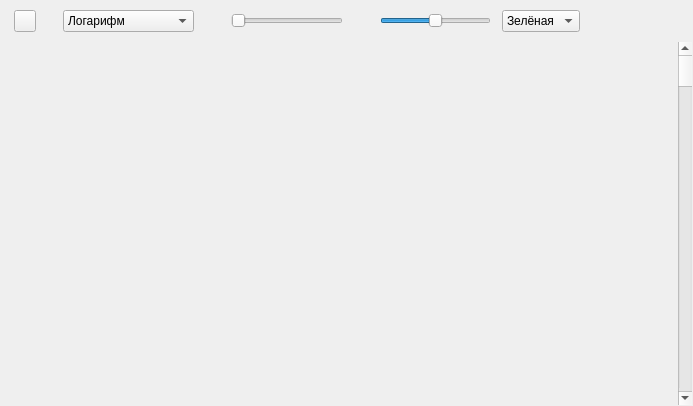
<?xml version="1.0" encoding="UTF-8"?>
<ui version="4.0">
 <class>GraphicWidget</class>
 <widget class="QWidget" name="GraphicWidget">
  <property name="geometry">
   <rect>
    <x>0</x>
    <y>0</y>
    <width>693</width>
    <height>406</height>
   </rect>
  </property>
  <property name="windowTitle">
   <string>Form</string>
  </property>
  <layout class="QVBoxLayout" name="verticalLayout" stretch="0,5">
   <property name="spacing">
    <number>1</number>
   </property>
   <property name="leftMargin">
    <number>1</number>
   </property>
   <property name="topMargin">
    <number>1</number>
   </property>
   <property name="rightMargin">
    <number>1</number>
   </property>
   <property name="bottomMargin">
    <number>1</number>
   </property>
   <item>
    <layout class="QHBoxLayout" name="horizontalLayout_2">
     <item>
      <layout class="QHBoxLayout" name="horizontalLayout_7">
       <property name="spacing">
        <number>0</number>
       </property>
       <item>
        <spacer name="horizontalSpacer_13">
         <property name="orientation">
          <enum>Qt::Horizontal</enum>
         </property>
         <property name="sizeType">
          <enum>QSizePolicy::Maximum</enum>
         </property>
         <property name="sizeHint" stdset="0">
          <size>
           <width>13</width>
           <height>20</height>
          </size>
         </property>
        </spacer>
       </item>
       <item>
        <widget class="QToolButton" name="orientationToolButton">
         <property name="minimumSize">
          <size>
           <width>22</width>
           <height>22</height>
          </size>
         </property>
         <property name="maximumSize">
          <size>
           <width>22</width>
           <height>22</height>
          </size>
         </property>
         <property name="toolTip">
          <string>Изменение направления оси времени</string>
         </property>
         <property name="text">
          <string/>
         </property>
        </widget>
       </item>
       <item>
        <spacer name="horizontalSpacer_14">
         <property name="orientation">
          <enum>Qt::Horizontal</enum>
         </property>
         <property name="sizeType">
          <enum>QSizePolicy::Maximum</enum>
         </property>
         <property name="sizeHint" stdset="0">
          <size>
           <width>13</width>
           <height>20</height>
          </size>
         </property>
        </spacer>
       </item>
      </layout>
     </item>
     <item>
      <widget class="QWidget" name="widget" native="true">
       <property name="sizePolicy">
        <sizepolicy hsizetype="Preferred" vsizetype="Maximum">
         <horstretch>0</horstretch>
         <verstretch>0</verstretch>
        </sizepolicy>
       </property>
       <property name="maximumSize">
        <size>
         <width>16777215</width>
         <height>40</height>
        </size>
       </property>
       <layout class="QGridLayout" name="gridLayout_5">
        <property name="leftMargin">
         <number>0</number>
        </property>
        <property name="topMargin">
         <number>0</number>
        </property>
        <property name="rightMargin">
         <number>0</number>
        </property>
        <property name="bottomMargin">
         <number>0</number>
        </property>
        <property name="spacing">
         <number>0</number>
        </property>
        <item row="0" column="0">
         <layout class="QHBoxLayout" name="horizontalLayout" stretch="0,0,0,0,0,0,0,0,0,0,0">
          <property name="spacing">
           <number>1</number>
          </property>
          <property name="sizeConstraint">
           <enum>QLayout::SetDefaultConstraint</enum>
          </property>
          <item>
           <spacer name="horizontalSpacer_10">
            <property name="orientation">
             <enum>Qt::Horizontal</enum>
            </property>
            <property name="sizeType">
             <enum>QSizePolicy::Maximum</enum>
            </property>
            <property name="sizeHint" stdset="0">
             <size>
              <width>13</width>
              <height>20</height>
             </size>
            </property>
           </spacer>
          </item>
          <item>
           <widget class="QComboBox" name="predIndicatorComboBox">
            <item>
             <property name="text">
              <string>Логарифм</string>
             </property>
            </item>
            <item>
             <property name="text">
              <string>Линейная</string>
             </property>
            </item>
            <item>
             <property name="text">
              <string>Отметки</string>
             </property>
            </item>
            <item>
             <property name="text">
              <string>Пороговая</string>
             </property>
            </item>
            <item>
             <property name="text">
              <string>ГЛ-реверберация</string>
             </property>
            </item>
            <item>
             <property name="text">
              <string>ГЛ-шум</string>
             </property>
            </item>
           </widget>
          </item>
          <item>
           <spacer name="horizontalSpacer_11">
            <property name="orientation">
             <enum>Qt::Horizontal</enum>
            </property>
            <property name="sizeType">
             <enum>QSizePolicy::Maximum</enum>
            </property>
            <property name="sizeHint" stdset="0">
             <size>
              <width>10</width>
              <height>20</height>
             </size>
            </property>
           </spacer>
          </item>
          <item>
           <widget class="QLabel" name="contrastLabel">
            <property name="minimumSize">
             <size>
              <width>25</width>
              <height>25</height>
             </size>
            </property>
            <property name="maximumSize">
             <size>
              <width>25</width>
              <height>25</height>
             </size>
            </property>
            <property name="text">
             <string/>
            </property>
           </widget>
          </item>
          <item>
           <widget class="QSlider" name="contrastSlider">
            <property name="orientation">
             <enum>Qt::Horizontal</enum>
            </property>
           </widget>
          </item>
          <item>
           <spacer name="horizontalSpacer_12">
            <property name="orientation">
             <enum>Qt::Horizontal</enum>
            </property>
            <property name="sizeType">
             <enum>QSizePolicy::Maximum</enum>
            </property>
            <property name="sizeHint" stdset="0">
             <size>
              <width>10</width>
              <height>20</height>
             </size>
            </property>
           </spacer>
          </item>
          <item>
           <widget class="QLabel" name="brightnessLabel">
            <property name="minimumSize">
             <size>
              <width>25</width>
              <height>25</height>
             </size>
            </property>
            <property name="maximumSize">
             <size>
              <width>25</width>
              <height>25</height>
             </size>
            </property>
            <property name="text">
             <string/>
            </property>
           </widget>
          </item>
          <item>
           <widget class="QSlider" name="brightnessSlider">
            <property name="minimum">
             <number>1</number>
            </property>
            <property name="maximum">
             <number>200</number>
            </property>
            <property name="value">
             <number>100</number>
            </property>
            <property name="orientation">
             <enum>Qt::Horizontal</enum>
            </property>
           </widget>
          </item>
          <item>
           <spacer name="horizontalSpacer_4">
            <property name="orientation">
             <enum>Qt::Horizontal</enum>
            </property>
            <property name="sizeType">
             <enum>QSizePolicy::Maximum</enum>
            </property>
            <property name="sizeHint" stdset="0">
             <size>
              <width>10</width>
              <height>20</height>
             </size>
            </property>
           </spacer>
          </item>
          <item>
           <widget class="QComboBox" name="paletteComboBox">
            <item>
             <property name="text">
              <string>Зелёная</string>
             </property>
            </item>
            <item>
             <property name="text">
              <string>Радуга</string>
             </property>
            </item>
           </widget>
          </item>
          <item>
           <spacer name="horizontalSpacer">
            <property name="orientation">
             <enum>Qt::Horizontal</enum>
            </property>
            <property name="sizeHint" stdset="0">
             <size>
              <width>68</width>
              <height>87</height>
             </size>
            </property>
           </spacer>
          </item>
         </layout>
        </item>
       </layout>
      </widget>
     </item>
    </layout>
   </item>
   <item>
    <layout class="QHBoxLayout" name="horizontalLayout_3">
     <item>
      <widget class="QStackedWidget" name="graphicWidget">
       <property name="minimumSize">
        <size>
         <width>400</width>
         <height>0</height>
        </size>
       </property>
       <property name="currentIndex">
        <number>1</number>
       </property>
       <widget class="QWidget" name="pageShP">
        <layout class="QGridLayout" name="gridLayout_7">
         <item row="0" column="0">
          <widget class="QCustomPlot" name="graphicShP" native="true">
           <layout class="QGridLayout" name="gridLayout_2">
            <item row="0" column="0">
             <spacer name="verticalSpacer">
              <property name="orientation">
               <enum>Qt::Vertical</enum>
              </property>
              <property name="sizeHint" stdset="0">
               <size>
                <width>19</width>
                <height>292</height>
               </size>
              </property>
             </spacer>
            </item>
            <item row="1" column="0">
             <widget class="QToolButton" name="toolButtonGrid">
              <property name="minimumSize">
               <size>
                <width>22</width>
                <height>22</height>
               </size>
              </property>
              <property name="maximumSize">
               <size>
                <width>22</width>
                <height>22</height>
               </size>
              </property>
              <property name="toolTip">
               <string>Сетка</string>
              </property>
              <property name="text">
               <string/>
              </property>
              <property name="checkable">
               <bool>true</bool>
              </property>
             </widget>
            </item>
            <item row="1" column="1">
             <spacer name="horizontalSpacer_3">
              <property name="orientation">
               <enum>Qt::Horizontal</enum>
              </property>
              <property name="sizeHint" stdset="0">
               <size>
                <width>602</width>
                <height>19</height>
               </size>
              </property>
             </spacer>
            </item>
           </layout>
          </widget>
         </item>
        </layout>
       </widget>
       <widget class="QWidget" name="pagePchss">
        <layout class="QGridLayout" name="gridLayout">
         <item row="0" column="0">
          <widget class="QCustomPlot" name="graphicPchss" native="true"/>
         </item>
        </layout>
       </widget>
      </widget>
     </item>
     <item>
      <widget class="QScrollBar" name="verticalScrollBar">
       <property name="orientation">
        <enum>Qt::Vertical</enum>
       </property>
      </widget>
     </item>
    </layout>
   </item>
  </layout>
 </widget>
 <customwidgets>
  <customwidget>
   <class>QCustomPlot</class>
   <extends>QWidget</extends>
   <header location="global">qcustomplot.h</header>
   <container>1</container>
  </customwidget>
 </customwidgets>
 <resources/>
 <connections/>
</ui>
